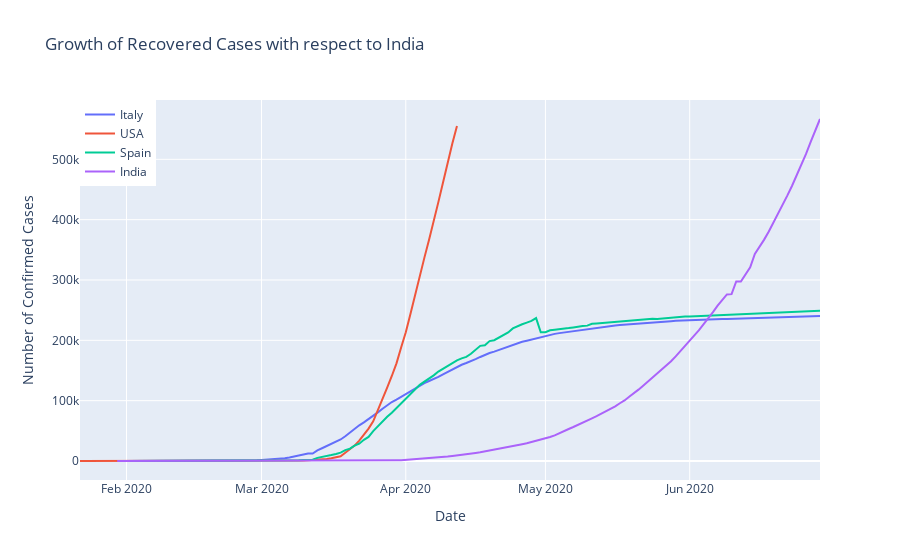

Here is the notebook cell this chart was saved with:
### Code cell
fig = go.Figure()

fig.add_trace(go.Scatter(x=datewise_Italy[(datewise_Italy['Confirmed']>0)&(datewise_Italy['Confirmed']<=max_ind)].index,
                        y=datewise_Italy[(datewise_Italy['Confirmed']>0)&(datewise_Italy['Confirmed']<=max_ind)]['Confirmed'],
                        mode='lines', name='Italy'))
fig.add_trace(go.Scatter(x=datewise_US[(datewise_US['Confirmed']>0)&(datewise_US['Confirmed']<=max_ind)].index,
                        y=datewise_US[(datewise_US['Confirmed']>0)&(datewise_US['Confirmed']<=max_ind)]['Confirmed'],
                        mode='lines', name='USA'))
fig.add_trace(go.Scatter(x=datewise_spain[(datewise_spain['Confirmed']>0)&(datewise_spain['Confirmed']<=max_ind)].index,
                        y=datewise_spain[(datewise_spain['Confirmed']>0)&(datewise_spain['Confirmed']<=max_ind)]['Confirmed'],
                        mode='lines', name='Spain'))
fig.add_trace(go.Scatter(x=datewise_india.index, y=datewise_india['Confirmed'],
                        mode='lines', name='India'))

fig.update_layout(title='Growth of Recovered Cases with respect to India',
                 xaxis_title='Date', yaxis_title='Number of Confirmed Cases',
                 legend=dict(x=0, y=1, traceorder='normal'))

fig.show()

### Figure 1 — Plotly figure (JSON) as saved in the notebook; plotly's stock layout.template omitted (floating-point values rounded to 4 significant figures; data arrays with more than 128 entries replaced by an {"elided": "..."} marker saying what was removed)
{"data": [{"mode": "lines", "name": "Italy", "type": "scatter", "x": {"elided": "151 str values"}, "y": {"elided": "151 int values"}}, {"mode": "lines", "name": "USA", "type": "scatter", "x": ["2020-01-22", "2020-01-23", "2020-01-24", "2020-01-25", "2020-01-26", "2020-01-27", "2020-01-28", "2020-01-29", "2020-01-30", "2020-01-31", "2020-02-01", "2020-02-02", "2020-02-03", "2020-02-04", "2020-02-05", "2020-02-06", "2020-02-07", "2020-02-08", "2020-02-09", "2020-02-10", "2020-02-11", "2020-02-12", "2020-02-13", "2020-02-14", "2020-02-15", "2020-02-16", "2020-02-17", "2020-02-18", "2020-02-19", "2020-02-20", "2020-02-21", "2020-02-22", "2020-02-23", "2020-02-24", "2020-02-25", "2020-02-26", "2020-02-27", "2020-02-28", "2020-02-29", "2020-03-01", "2020-03-02", "2020-03-03", "2020-03-04", "2020-03-05", "2020-03-06", "2020-03-07", "2020-03-08", "2020-03-09", "2020-03-10", "2020-03-11", "2020-03-12", "2020-03-13", "2020-03-14", "2020-03-15", "2020-03-16", "2020-03-17", "2020-03-18", "2020-03-19", "2020-03-20", "2020-03-21", "2020-03-22", "2020-03-23", "2020-03-24", "2020-03-25", "2020-03-26", "2020-03-27", "2020-03-28", "2020-03-29", "2020-03-30", "2020-03-31", "2020-04-01", "2020-04-02", "2020-04-03", "2020-04-04", "2020-04-05", "2020-04-06", "2020-04-07", "2020-04-08", "2020-04-09", "2020-04-10", "2020-04-11", "2020-04-12"], "y": [1, 1, 2, 2, 5, 5, 5, 5, 5, 6, 8, 8, 11, 11, 12, 12, 12, 12, 12, 12, 13, 13, 15, 15, 15, 15, 15, 15, 15, 15, 35, 35, 35, 53, 53, 59, 60, 62, 70, 76, 101, 122, 153, 221, 278, 417, 537, 605, 959, 1281, 1663, 2179, 2726, 3499, 4632, 6421, 7786, 13680, 19101, 25514, 33848, 43663, 53736, 65778, 83836, 101657, 121465, 140909, 161831, 188172, 213372, 243599, 275586, 308853, 337072, 366667, 396223, 429052, 461437, 496535, 526396, 555313]}, {"mode": "lines", "name": "Spain", "type": "scatter", "x": {"elided": "150 str values"}, "y": {"elided": "150 int values"}}, {"mode": "lines", "name": "India", "type": "scatter", "x": {"elided": "152 str values"}, "y": {"elided": "152 int values"}}], "layout": {"legend": {"traceorder": "normal", "x": 0, "y": 1}, "title": {"text": "Growth of Recovered Cases with respect to India"}, "xaxis": {"title": {"text": "Date"}}, "yaxis": {"title": {"text": "Number of Confirmed Cases"}}}}
